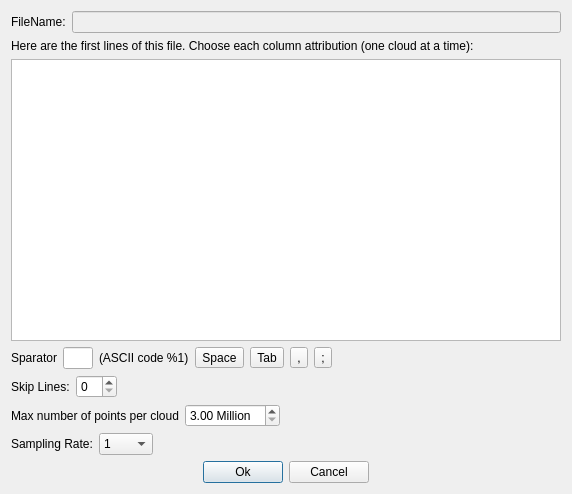
<?xml version="1.0" encoding="UTF-8"?>
<ui version="4.0">
 <class>DlgOpenAsciiFile</class>
 <widget class="QDialog" name="DlgOpenAsciiFile">
  <property name="geometry">
   <rect>
    <x>0</x>
    <y>0</y>
    <width>572</width>
    <height>494</height>
   </rect>
  </property>
  <property name="windowTitle">
   <string>Open ASCII File</string>
  </property>
  <layout class="QGridLayout" name="gridLayout_4">
   <item row="0" column="0">
    <layout class="QGridLayout" name="gridLayout_3">
     <item row="0" column="0">
      <layout class="QGridLayout" name="gridLayout">
       <item row="0" column="0">
        <widget class="QLabel" name="lblFileName">
         <property name="text">
          <string>FileName:</string>
         </property>
        </widget>
       </item>
       <item row="0" column="1">
        <widget class="QLineEdit" name="txtFileName">
         <property name="enabled">
          <bool>false</bool>
         </property>
        </widget>
       </item>
      </layout>
     </item>
     <item row="1" column="0">
      <widget class="QLabel" name="lblFileTio">
       <property name="text">
        <string>Here are the first lines of this file. Choose each column attribution (one cloud at a time):</string>
       </property>
       <property name="wordWrap">
        <bool>false</bool>
       </property>
      </widget>
     </item>
     <item row="2" column="0">
      <widget class="QTableWidget" name="tblAsciiFile">
       <property name="showGrid">
        <bool>true</bool>
       </property>
       <property name="gridStyle">
        <enum>Qt::DashLine</enum>
       </property>
       <property name="sortingEnabled">
        <bool>false</bool>
       </property>
       <property name="wordWrap">
        <bool>true</bool>
       </property>
       <property name="cornerButtonEnabled">
        <bool>true</bool>
       </property>
       <property name="rowCount">
        <number>0</number>
       </property>
       <attribute name="horizontalHeaderShowSortIndicator" stdset="0">
        <bool>false</bool>
       </attribute>
       <attribute name="verticalHeaderVisible">
        <bool>false</bool>
       </attribute>
      </widget>
     </item>
     <item row="3" column="0">
      <layout class="QHBoxLayout" name="horizontalLayout_2">
       <item>
        <widget class="QLabel" name="label_3">
         <property name="text">
          <string>Sparator</string>
         </property>
        </widget>
       </item>
       <item>
        <widget class="QLineEdit" name="txtSeparator">
         <property name="sizePolicy">
          <sizepolicy hsizetype="Preferred" vsizetype="Fixed">
           <horstretch>0</horstretch>
           <verstretch>0</verstretch>
          </sizepolicy>
         </property>
         <property name="maximumSize">
          <size>
           <width>30</width>
           <height>16777215</height>
          </size>
         </property>
         <property name="maxLength">
          <number>1</number>
         </property>
        </widget>
       </item>
       <item>
        <widget class="QLabel" name="lblAsciiCode">
         <property name="text">
          <string>(ASCII code %1)</string>
         </property>
        </widget>
       </item>
       <item>
        <layout class="QHBoxLayout" name="horizontalLayout">
         <item>
          <widget class="QToolButton" name="toolBtnSpace">
           <property name="sizePolicy">
            <sizepolicy hsizetype="Preferred" vsizetype="Fixed">
             <horstretch>0</horstretch>
             <verstretch>0</verstretch>
            </sizepolicy>
           </property>
           <property name="text">
            <string>Space</string>
           </property>
          </widget>
         </item>
         <item>
          <widget class="QToolButton" name="toolBtnTab">
           <property name="text">
            <string>Tab</string>
           </property>
          </widget>
         </item>
         <item>
          <widget class="QToolButton" name="toolBtnComma">
           <property name="text">
            <string>,</string>
           </property>
          </widget>
         </item>
         <item>
          <widget class="QToolButton" name="toolBtnSemicolon">
           <property name="text">
            <string>;</string>
           </property>
          </widget>
         </item>
         <item>
          <spacer name="horizontalSpacer">
           <property name="orientation">
            <enum>Qt::Horizontal</enum>
           </property>
           <property name="sizeHint" stdset="0">
            <size>
             <width>180</width>
             <height>20</height>
            </size>
           </property>
          </spacer>
         </item>
        </layout>
       </item>
      </layout>
     </item>
     <item row="4" column="0">
      <layout class="QHBoxLayout" name="horizontalLayout_3">
       <item>
        <widget class="QLabel" name="label_5">
         <property name="text">
          <string>Skip Lines:</string>
         </property>
        </widget>
       </item>
       <item>
        <widget class="QSpinBox" name="spinBoxSkipLines"/>
       </item>
       <item>
        <spacer name="horizontalSpacer_2">
         <property name="orientation">
          <enum>Qt::Horizontal</enum>
         </property>
         <property name="sizeHint" stdset="0">
          <size>
           <width>40</width>
           <height>20</height>
          </size>
         </property>
        </spacer>
       </item>
      </layout>
     </item>
     <item row="5" column="0">
      <layout class="QHBoxLayout" name="horizontalLayout_4">
       <item>
        <widget class="QLabel" name="label_6">
         <property name="text">
          <string>Max number of points per cloud</string>
         </property>
        </widget>
       </item>
       <item>
        <widget class="QDoubleSpinBox" name="dblSpinBoxMaxPoints">
         <property name="prefix">
          <string/>
         </property>
         <property name="suffix">
          <string> Million</string>
         </property>
         <property name="minimum">
          <double>3.000000000000000</double>
         </property>
        </widget>
       </item>
       <item>
        <spacer name="horizontalSpacer_3">
         <property name="orientation">
          <enum>Qt::Horizontal</enum>
         </property>
         <property name="sizeHint" stdset="0">
          <size>
           <width>40</width>
           <height>20</height>
          </size>
         </property>
        </spacer>
       </item>
      </layout>
     </item>
     <item row="6" column="0">
      <layout class="QHBoxLayout" name="horizontalLayout_5">
       <item>
        <widget class="QLabel" name="label">
         <property name="text">
          <string>Sampling Rate:</string>
         </property>
        </widget>
       </item>
       <item>
        <widget class="QComboBox" name="cmbxSamplingRate">
         <item>
          <property name="text">
           <string>1</string>
          </property>
         </item>
         <item>
          <property name="text">
           <string>1/2</string>
          </property>
         </item>
         <item>
          <property name="text">
           <string>1/3</string>
          </property>
         </item>
         <item>
          <property name="text">
           <string>1/4</string>
          </property>
         </item>
         <item>
          <property name="text">
           <string>1/5</string>
          </property>
         </item>
         <item>
          <property name="text">
           <string>1/6</string>
          </property>
         </item>
         <item>
          <property name="text">
           <string>1/7</string>
          </property>
         </item>
         <item>
          <property name="text">
           <string>1/8</string>
          </property>
         </item>
         <item>
          <property name="text">
           <string>1/9</string>
          </property>
         </item>
         <item>
          <property name="text">
           <string>1/10</string>
          </property>
         </item>
        </widget>
       </item>
       <item>
        <spacer name="horizontalSpacer_6">
         <property name="orientation">
          <enum>Qt::Horizontal</enum>
         </property>
         <property name="sizeHint" stdset="0">
          <size>
           <width>40</width>
           <height>20</height>
          </size>
         </property>
        </spacer>
       </item>
      </layout>
     </item>
     <item row="7" column="0">
      <layout class="QGridLayout" name="gridLayout_2">
       <item row="0" column="0">
        <spacer name="horizontalSpacer_4">
         <property name="orientation">
          <enum>Qt::Horizontal</enum>
         </property>
         <property name="sizeHint" stdset="0">
          <size>
           <width>40</width>
           <height>20</height>
          </size>
         </property>
        </spacer>
       </item>
       <item row="0" column="2">
        <widget class="QPushButton" name="pushBtnCancel">
         <property name="text">
          <string>Cancel</string>
         </property>
         <property name="default">
          <bool>false</bool>
         </property>
        </widget>
       </item>
       <item row="0" column="1">
        <widget class="QPushButton" name="pushBtnOk">
         <property name="text">
          <string>Ok</string>
         </property>
         <property name="default">
          <bool>true</bool>
         </property>
        </widget>
       </item>
       <item row="0" column="3">
        <spacer name="horizontalSpacer_5">
         <property name="orientation">
          <enum>Qt::Horizontal</enum>
         </property>
         <property name="sizeHint" stdset="0">
          <size>
           <width>40</width>
           <height>20</height>
          </size>
         </property>
        </spacer>
       </item>
      </layout>
     </item>
    </layout>
   </item>
  </layout>
 </widget>
 <resources/>
 <connections>
  <connection>
   <sender>pushBtnCancel</sender>
   <signal>clicked()</signal>
   <receiver>DlgOpenAsciiFile</receiver>
   <slot>close()</slot>
   <hints>
    <hint type="sourcelabel">
     <x>326</x>
     <y>523</y>
    </hint>
    <hint type="destinationlabel">
     <x>459</x>
     <y>488</y>
    </hint>
   </hints>
  </connection>
  <connection>
   <sender>pushBtnOk</sender>
   <signal>clicked()</signal>
   <receiver>DlgOpenAsciiFile</receiver>
   <slot>accept()</slot>
   <hints>
    <hint type="sourcelabel">
     <x>240</x>
     <y>527</y>
    </hint>
    <hint type="destinationlabel">
     <x>104</x>
     <y>509</y>
    </hint>
   </hints>
  </connection>
  <connection>
   <sender>toolBtnSpace</sender>
   <signal>clicked()</signal>
   <receiver>DlgOpenAsciiFile</receiver>
   <slot>ClickedSeparator()</slot>
   <hints>
    <hint type="sourcelabel">
     <x>214</x>
     <y>440</y>
    </hint>
    <hint type="destinationlabel">
     <x>289</x>
     <y>463</y>
    </hint>
   </hints>
  </connection>
  <connection>
   <sender>toolBtnTab</sender>
   <signal>clicked()</signal>
   <receiver>DlgOpenAsciiFile</receiver>
   <slot>ClickedSeparator()</slot>
   <hints>
    <hint type="sourcelabel">
     <x>269</x>
     <y>437</y>
    </hint>
    <hint type="destinationlabel">
     <x>409</x>
     <y>446</y>
    </hint>
   </hints>
  </connection>
  <connection>
   <sender>toolBtnComma</sender>
   <signal>clicked()</signal>
   <receiver>DlgOpenAsciiFile</receiver>
   <slot>ClickedSeparator()</slot>
   <hints>
    <hint type="sourcelabel">
     <x>316</x>
     <y>438</y>
    </hint>
    <hint type="destinationlabel">
     <x>540</x>
     <y>429</y>
    </hint>
   </hints>
  </connection>
  <connection>
   <sender>toolBtnSemicolon</sender>
   <signal>clicked()</signal>
   <receiver>DlgOpenAsciiFile</receiver>
   <slot>ClickedSeparator()</slot>
   <hints>
    <hint type="sourcelabel">
     <x>349</x>
     <y>436</y>
    </hint>
    <hint type="destinationlabel">
     <x>515</x>
     <y>462</y>
    </hint>
   </hints>
  </connection>
  <connection>
   <sender>txtSeparator</sender>
   <signal>textChanged(QString)</signal>
   <receiver>DlgOpenAsciiFile</receiver>
   <slot>SetSeparator()</slot>
   <hints>
    <hint type="sourcelabel">
     <x>81</x>
     <y>436</y>
    </hint>
    <hint type="destinationlabel">
     <x>556</x>
     <y>496</y>
    </hint>
   </hints>
  </connection>
  <connection>
   <sender>spinBoxSkipLines</sender>
   <signal>valueChanged(QString)</signal>
   <receiver>DlgOpenAsciiFile</receiver>
   <slot>SetSkippedLines()</slot>
   <hints>
    <hint type="sourcelabel">
     <x>113</x>
     <y>460</y>
    </hint>
    <hint type="destinationlabel">
     <x>171</x>
     <y>447</y>
    </hint>
   </hints>
  </connection>
  <connection>
   <sender>dblSpinBoxMaxPoints</sender>
   <signal>valueChanged(double)</signal>
   <receiver>DlgOpenAsciiFile</receiver>
   <slot>SetMaxCloudSize()</slot>
   <hints>
    <hint type="sourcelabel">
     <x>245</x>
     <y>491</y>
    </hint>
    <hint type="destinationlabel">
     <x>426</x>
     <y>522</y>
    </hint>
   </hints>
  </connection>
 </connections>
 <slots>
  <slot>updateTable(const QString)</slot>
  <slot>ClickedSeparator()</slot>
  <slot>SetSkippedLines()</slot>
  <slot>SetMaxCloudSize()</slot>
  <slot>SetSeparator()</slot>
 </slots>
</ui>
